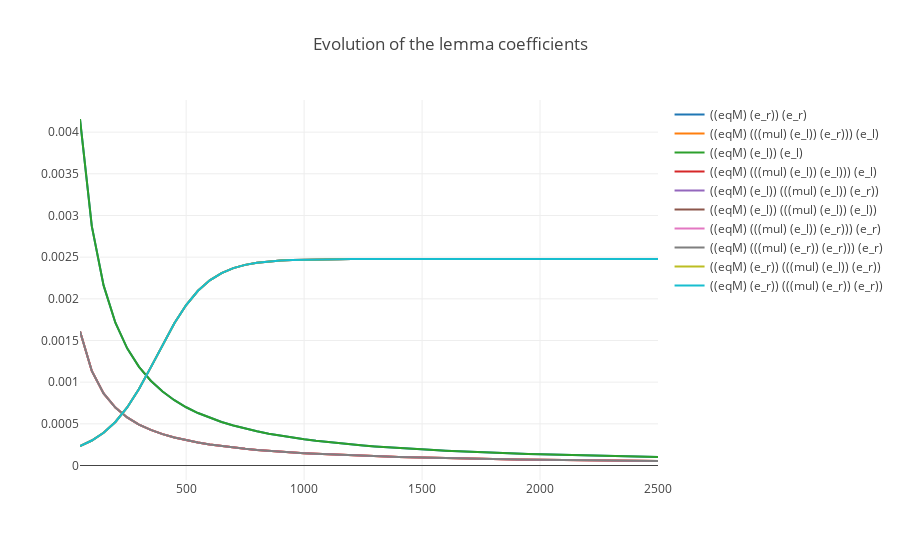

Here is the notebook cell this chart was saved with:
### Markdown cell above
### Plot of the evolution

### Code cell
tsdata.plot(title="Evolution of the lemma coefficients")
